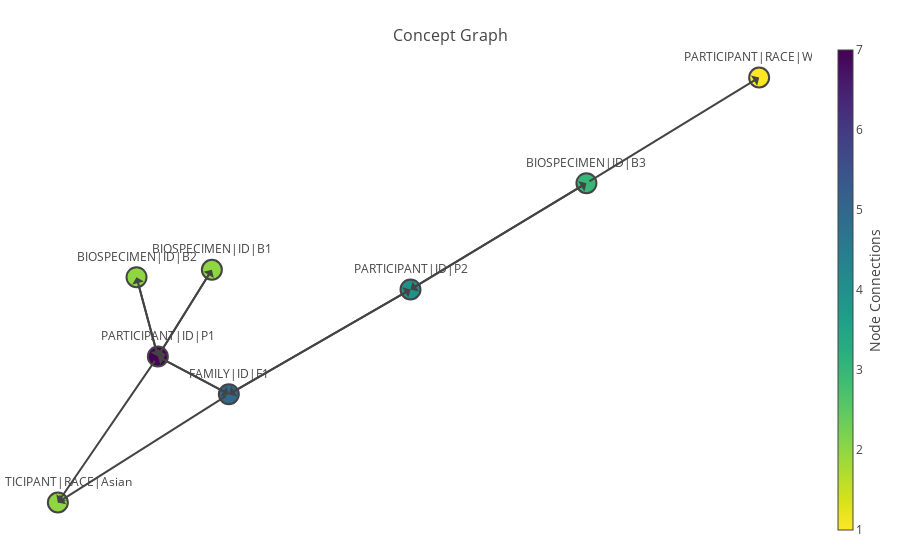

The code cell stored with this chart in its notebook:
### Code cell
# nx.draw_networkx(g.graph, font_size=10)
plotly_concept_graph(g.graph, notebook_mode=True)

### Figure 1 — Plotly figure (JSON) as saved in the notebook; plotly's stock layout.template omitted (floating-point values rounded to 4 significant figures)
{"data": [{"hoverinfo": "none", "line": {"color": "#888", "width": 0.5}, "mode": "lines", "type": "scatter", "uid": "018b4e0c-c35a-11e8-959a-8c85907178da", "x": [-0.2038, -0.365, null, -0.2038, -0.592, null, -0.2038, 0.2086, null, -0.365, -0.2038, null, -0.365, -0.592, null, -0.365, -0.2423, null, -0.365, -0.4134, null, 0.2086, -0.2038, null, 0.2086, 0.6079, null, -0.2423, -0.365, null, -0.4134, -0.365, null, 0.6079, 0.2086, null, 0.6079, 1, null], "y": [-0.2306, -0.1441, null, -0.2306, -0.4791, null, -0.2306, 0.01006, null, -0.1441, -0.2306, null, -0.1441, -0.4791, null, -0.1441, 0.05519, null, -0.1441, 0.03805, null, 0.01006, -0.2306, null, 0.01006, 0.254, null, 0.05519, -0.1441, null, 0.03805, -0.1441, null, 0.254, 0.01006, null, 0.254, 0.4965, null]}, {"hoverinfo": "text", "marker": {"color": [5, 7, 2, 4, 2, 2, 3, 1], "colorbar": {"thickness": 15, "title": "Node Connections", "titleside": "right", "xanchor": "left"}, "colorscale": "Viridis", "line": {"width": 2}, "reversescale": true, "showscale": true, "size": 20}, "mode": "markers+text", "text": ["FAMILY|ID|F1", "PARTICIPANT|ID|P1", "PARTICIPANT|RACE|Asian", "PARTICIPANT|ID|P2", "BIOSPECIMEN|ID|B1", "BIOSPECIMEN|ID|B2", "BIOSPECIMEN|ID|B3", "PARTICIPANT|RACE|White"], "textposition": "top center", "type": "scatter", "uid": "018b5018-c35a-11e8-9493-8c85907178da", "x": [-0.2038, -0.365, -0.592, 0.2086, -0.2423, -0.4134, 0.6079, 1], "y": [-0.2306, -0.1441, -0.4791, 0.01006, 0.05519, 0.03805, 0.254, 0.4965]}], "layout": {"annotations": [{"ax": -0.2038, "axref": "x", "ay": -0.2306, "ayref": "y", "x": -0.365, "xref": "x", "y": -0.1441, "yref": "y"}, {"ax": -0.2038, "axref": "x", "ay": -0.2306, "ayref": "y", "x": -0.592, "xref": "x", "y": -0.4791, "yref": "y"}, {"ax": -0.2038, "axref": "x", "ay": -0.2306, "ayref": "y", "x": 0.2086, "xref": "x", "y": 0.01006, "yref": "y"}, {"ax": -0.365, "axref": "x", "ay": -0.1441, "ayref": "y", "x": -0.2038, "xref": "x", "y": -0.2306, "yref": "y"}, {"ax": -0.365, "axref": "x", "ay": -0.1441, "ayref": "y", "x": -0.592, "xref": "x", "y": -0.4791, "yref": "y"}, {"ax": -0.365, "axref": "x", "ay": -0.1441, "ayref": "y", "x": -0.2423, "xref": "x", "y": 0.05519, "yref": "y"}, {"ax": -0.365, "axref": "x", "ay": -0.1441, "ayref": "y", "x": -0.4134, "xref": "x", "y": 0.03805, "yref": "y"}, {"ax": 0.2086, "axref": "x", "ay": 0.01006, "ayref": "y", "x": -0.2038, "xref": "x", "y": -0.2306, "yref": "y"}, {"ax": 0.2086, "axref": "x", "ay": 0.01006, "ayref": "y", "x": 0.6079, "xref": "x", "y": 0.254, "yref": "y"}, {"ax": -0.2423, "axref": "x", "ay": 0.05519, "ayref": "y", "x": -0.365, "xref": "x", "y": -0.1441, "yref": "y"}, {"ax": -0.4134, "axref": "x", "ay": 0.03805, "ayref": "y", "x": -0.365, "xref": "x", "y": -0.1441, "yref": "y"}, {"ax": 0.6079, "axref": "x", "ay": 0.254, "ayref": "y", "x": 0.2086, "xref": "x", "y": 0.01006, "yref": "y"}, {"ax": 0.6079, "axref": "x", "ay": 0.254, "ayref": "y", "x": 1, "xref": "x", "y": 0.4965, "yref": "y"}], "hovermode": "closest", "margin": {"b": 20, "l": 5, "r": 5, "t": 40}, "showlegend": false, "title": "<br>Concept Graph", "titlefont": {"size": 16}, "xaxis": {"showgrid": false, "showticklabels": false, "zeroline": false}, "yaxis": {"showgrid": false, "showticklabels": false, "zeroline": false}}}
